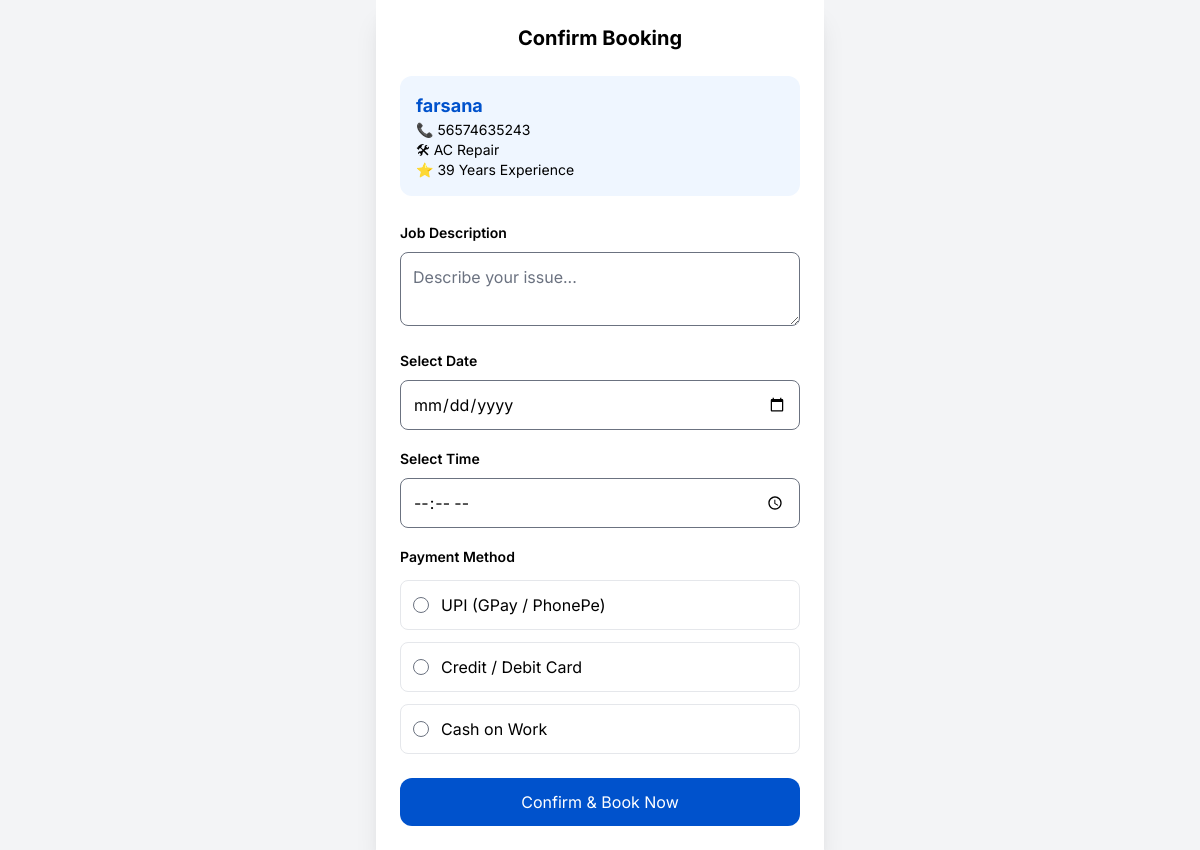
The app's page /book/1 (signed in) with its own data.
### tables this page shows
CREATE TABLE workers (
            id INTEGER PRIMARY KEY AUTOINCREMENT,
            name TEXT,
            phone TEXT,
            work_type TEXT,
            experience INTEGER,
            password TEXT
        );

### app.py (the view, shortened to what this page needs)
@app.route('/book/<int:worker_id>', methods=['GET', 'POST'])
def book_worker(worker_id):
    if 'user_id' not in session:
        return redirect(url_for('user_login'))
    conn = get_db()
    worker = conn.execute(
        "SELECT * FROM workers WHERE id = ?",
        (worker_id,)
    ).fetchone()
    conn.close()
    return render_template("booking.html", worker=worker)

### app.py (called while the page is built)
def get_db():
    conn = sqlite3.connect("database.db")
    conn.row_factory = sqlite3.Row
    return conn

### templates/booking.html (shortened to what this page needs)
<!DOCTYPE html>
<html lang="en">
<head>
<script src="https://cdn.tailwindcss.com?plugins=forms"></script>
</head>
<body class="bg-gray-100 font-display">
<div class="max-w-md mx-auto min-h-screen bg-white shadow-xl p-6">
<h2 class="text-xl font-bold text-center mb-6">
Confirm Booking
</h2>
<div class="bg-blue-50 p-4 rounded-xl mb-6">
    <h3 class="text-lg font-bold text-primary">{{ worker.name }}</h3>
    <p class="text-sm">📞 {{ worker.phone }}</p>
    <p class="text-sm">🛠 {{ worker.work_type }}</p>
    <p class="text-sm">⭐ {{ worker.experience }} Years Experience</p>
</div>
<form method="POST">
<label class="block mb-4">
<span class="text-sm font-semibold">Job Description</span>
<textarea name="description" required
class="w-full mt-2 border rounded-lg p-3"
placeholder="Describe your issue..."></textarea>
</label>
<label class="block mb-4">
<span class="text-sm font-semibold">Select Date</span>
<input type="date" name="date" required
class="w-full mt-2 border rounded-lg p-3">
</label>
<label class="block mb-4">
<span class="text-sm font-semibold">Select Time</span>
<input type="time" name="time" required
class="w-full mt-2 border rounded-lg p-3">
</label>
<div class="mb-6">
<span class="text-sm font-semibold">Payment Method</span>
<div class="space-y-3 mt-3">
<label class="flex items-center gap-3 border p-3 rounded-lg cursor-pointer">
<input type="radio" name="payment" value="UPI" required>
UPI (GPay / PhonePe)
</label>
<label class="flex items-center gap-3 border p-3 rounded-lg cursor-pointer">
<input type="radio" name="payment" value="Card">
Credit / Debit Card
</label>
<label class="flex items-center gap-3 border p-3 rounded-lg cursor-pointer">
<input type="radio" name="payment" value="Cash">
Cash on Work
</label>
</div>
</div>
<button type="submit"
class="w-full bg-primary text-white py-3 rounded-xl hover:bg-blue-700 transition">
Confirm & Book Now
</button>
</form>
</div>
</body>
</html>

### records on screen
workers: name "farsana", phone "56574635243", work_type "AC Repair", experience "39"
